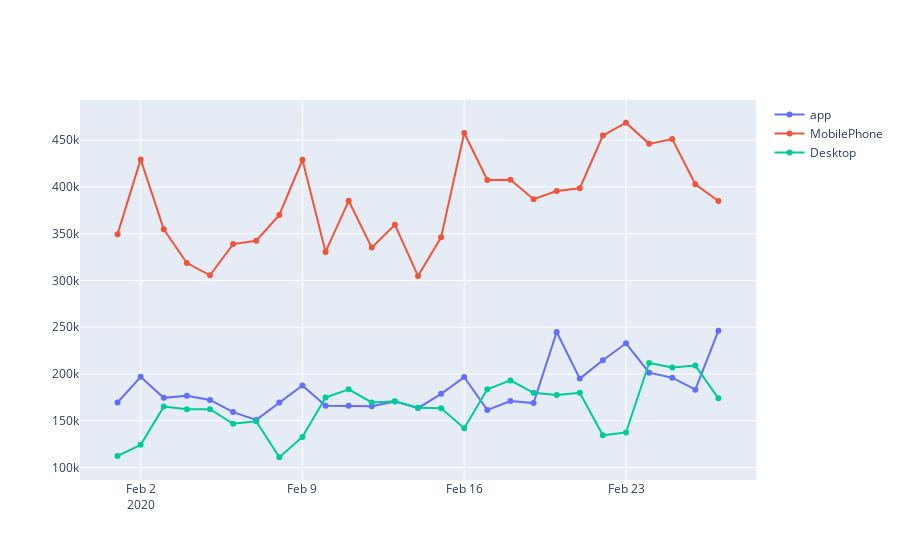

The notebook cell this image was saved under:
### Code cell
# 前30天/前一年折線圖-HF
days = 30
df_timeSeries = df.query("訪問日期 >= '%s'" % (df['訪問日期'].max() - datetime.timedelta(days=days)))
df_timeSeries_HF = df_timeSeries[df_timeSeries['訪問網站'] == '好房網'].groupby(['訪問日期', '使用裝置']).sum().reset_index().iloc[:, [0,1,2]]
df_timeSeries_HF_app = df_timeSeries_HF[df_timeSeries_HF['使用裝置'] == 'app']
df_timeSeries_HF_MobilePhone = df_timeSeries_HF[df_timeSeries_HF['使用裝置'] == 'MobilePhone']
df_timeSeries_HF_Desktop = df_timeSeries_HF[df_timeSeries_HF['使用裝置'] == 'Desktop']
fig = go.Figure()
fig.add_trace(go.Scatter(x=df_timeSeries_HF_app['訪問日期'], y=df_timeSeries_HF_app['訪問人次'],
                    mode='lines+markers',
                    name='app'))
fig.add_trace(go.Scatter(x=df_timeSeries_HF_MobilePhone['訪問日期'], y=df_timeSeries_HF_MobilePhone['訪問人次'],
                    mode='lines+markers',
                    name='MobilePhone'))
fig.add_trace(go.Scatter(x=df_timeSeries_HF_Desktop['訪問日期'], y=df_timeSeries_HF_Desktop['訪問人次'],
                    mode='lines+markers',
                    name='Desktop'))
fig.show()
